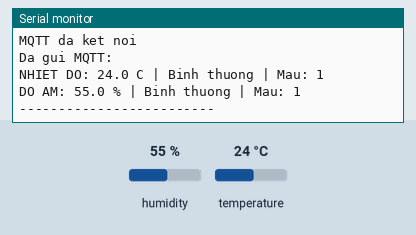
This sketch was run on a simulated ESP32. Shown: the last lines printed to the serial monitor. The test bench sets the inputs (shaded band); at power-on: humidity 55 %, temperature 24 °C. WiFi joins after 1.5 s; servers stay silent unless stated; random numbers use the default seed unless the sketch sets one; no MQTT or app messages arrive unless stated.

Above: at 2.7 s.
2.8 s: humidity set to 22 %
At 5.8 s:
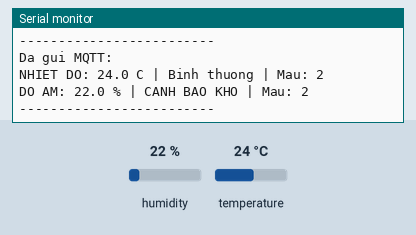
9.0 s: temperature set to 12 °C
At 11.2 s:
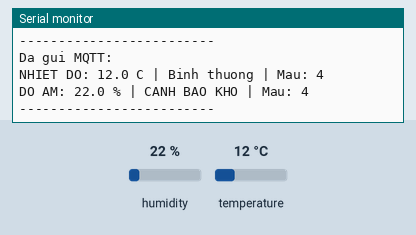
12.8 s: humidity set to 40 %
At 13.9 s:
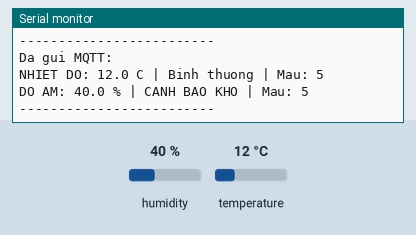

Measured:
- after the input at 2.8 s, the serial monitor: prints a new line after 1.8 s (image 1)
- after the input at 9.0 s, the serial monitor: prints a new line after 1.6 s (image 2)
- after the input at 12.8 s, the serial monitor: prints a new line after 0.81 s (image 3)

The sketch:

sketch.ino
```cpp
#include <WiFi.h>
#include <PubSubClient.h>
#include <DHT.h>

#define DHTPIN 15
#define DHTTYPE DHT22

DHT dht(DHTPIN, DHTTYPE);

const char* WIFI_SSID = "Wokwi-GUEST";
const char* WIFI_PASSWORD = "";

const char* MQTT_BROKER = "broker.hivemq.com";
const int MQTT_PORT = 1883;

const char* TOPIC_TEMPERATURE = "iot/demo/temperature";
const char* TOPIC_HUMIDITY = "iot/demo/humidity";

WiFiClient espClient;
PubSubClient mqttClient(espClient);

int sampleId = 1;

void connectWiFi() {
  Serial.println("Dang ket noi WiFi...");
  WiFi.begin(WIFI_SSID, WIFI_PASSWORD);

  while (WiFi.status() != WL_CONNECTED) {
    delay(500);
    Serial.print(".");
  }

  Serial.println();
  Serial.println("WiFi da ket noi");
  Serial.print("IP: ");
  Serial.println(WiFi.localIP());
}

void connectMQTT() {
  while (!mqttClient.connected()) {
    Serial.println("Dang ket noi MQTT Broker...");

    String clientId = "ESP32_DHT22_Wokwi_" + String(random(1000, 9999));

    if (mqttClient.connect(clientId.c_str())) {
      Serial.println("MQTT da ket noi");
    } else {
      Serial.print("Ket noi MQTT that bai, rc=");
      Serial.println(mqttClient.state());
      Serial.println("Thu lai sau 2 giay...");
      delay(2000);
    }
  }
}

String getTemperatureAlert(float temperature) {
  if (temperature > 45) {
    return "CANH BAO NONG";
  }
  return "Binh thuong";
}

String getHumidityAlert(float humidity) {
  if (humidity < 50) {
    return "CANH BAO KHO";
  }
  return "Binh thuong";
}

void setup() {
  Serial.begin(115200);
  dht.begin();

  connectWiFi();

  mqttClient.setServer(MQTT_BROKER, MQTT_PORT);

  Serial.println("He thong ESP32 DHT22 MQTT da san sang");
}

void loop() {
  if (!mqttClient.connected()) {
    connectMQTT();
  }

  mqttClient.loop();

  float temperature = dht.readTemperature();
  float humidity = dht.readHumidity();

  if (isnan(temperature) || isnan(humidity)) {
    Serial.println("Loi doc du lieu tu cam bien DHT22");
    delay(3000);
    return;
  }

  String temperatureAlert = getTemperatureAlert(temperature);
  String humidityAlert = getHumidityAlert(humidity);

  String temperatureMessage = "NHIET DO: " + String(temperature, 1) + " C | " + temperatureAlert + " | Mau: " + String(sampleId);
  String humidityMessage = "DO AM: " + String(humidity, 1) + " % | " + humidityAlert + " | Mau: " + String(sampleId);

  mqttClient.publish(TOPIC_TEMPERATURE, temperatureMessage.c_str());
  mqttClient.publish(TOPIC_HUMIDITY, humidityMessage.c_str());

  Serial.println("Da gui MQTT:");
  Serial.println(temperatureMessage);
  Serial.println(humidityMessage);
  Serial.println("-------------------------");

  sampleId++;

  delay(3000);
}
```
